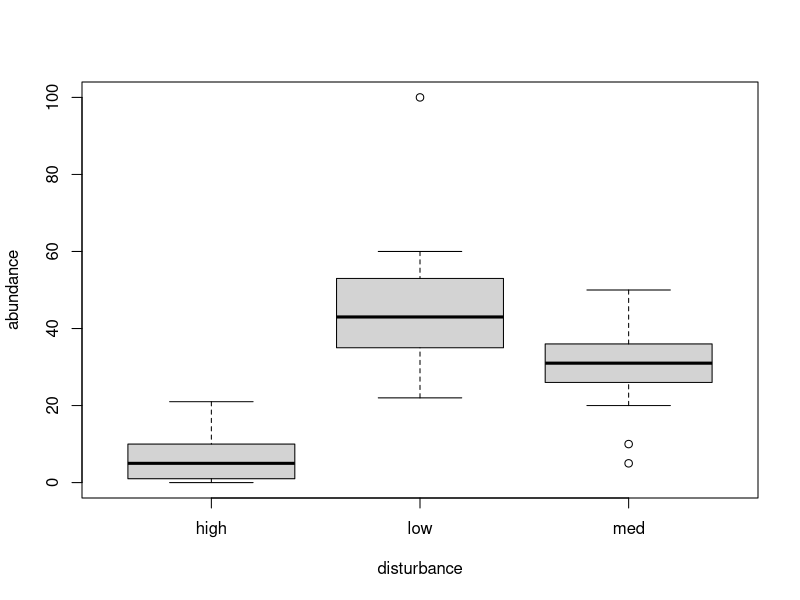
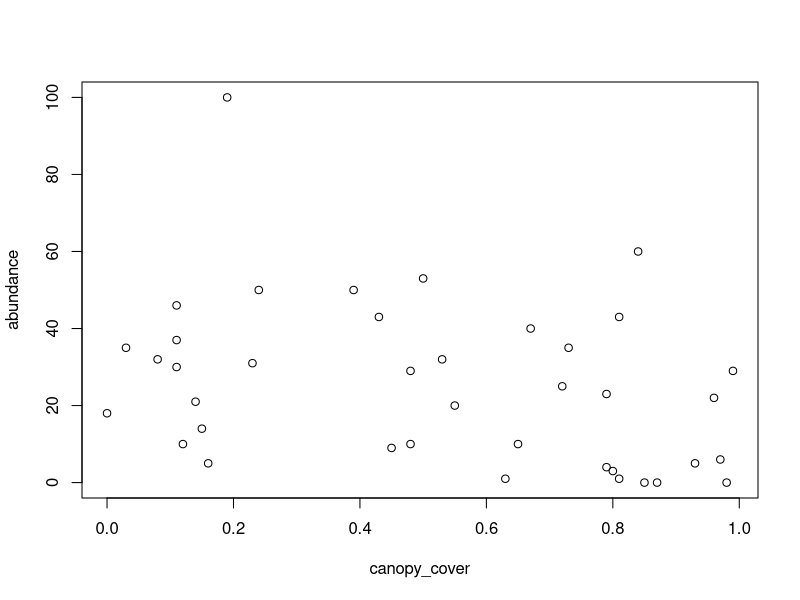
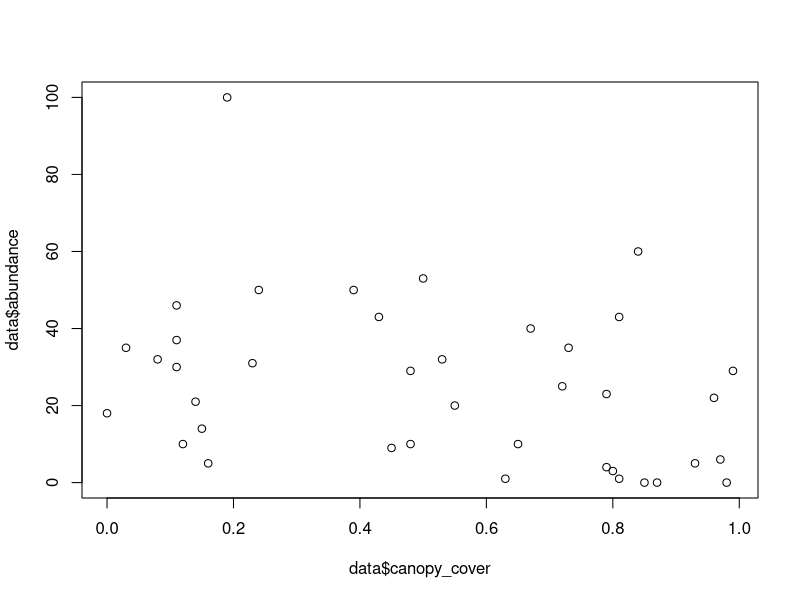
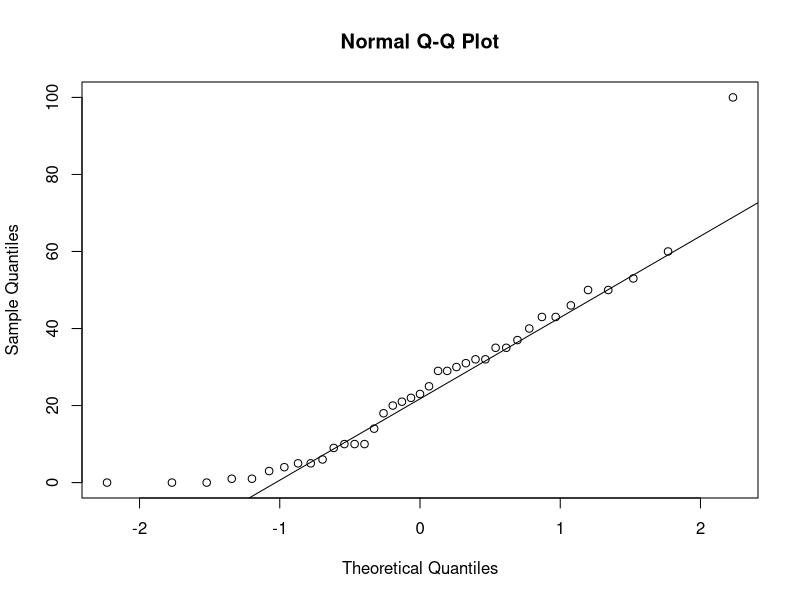
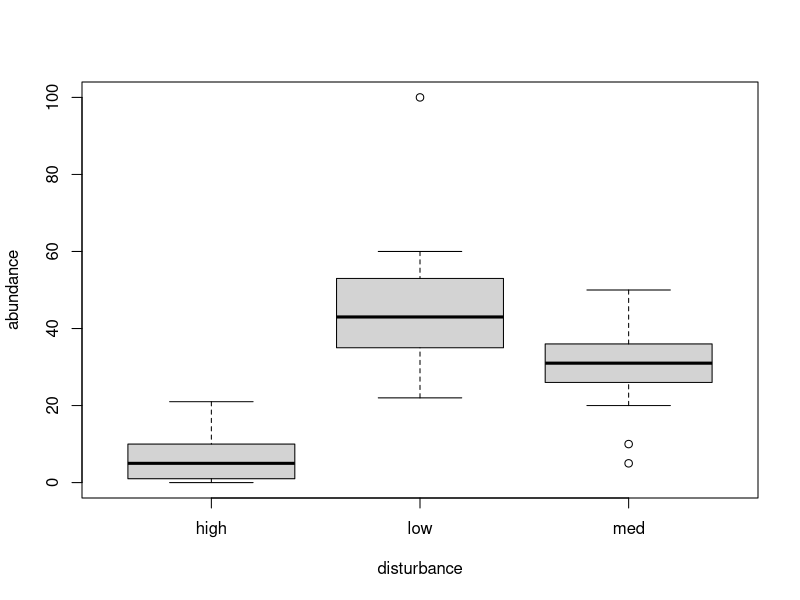
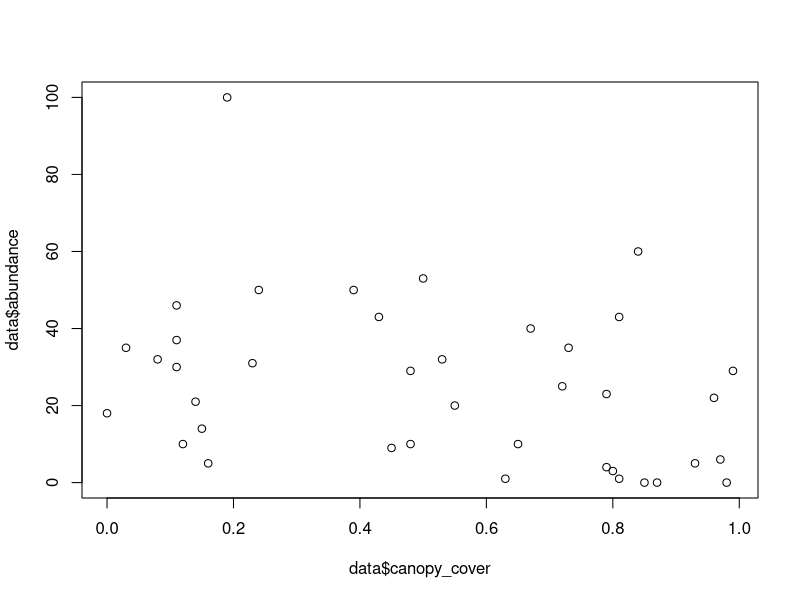
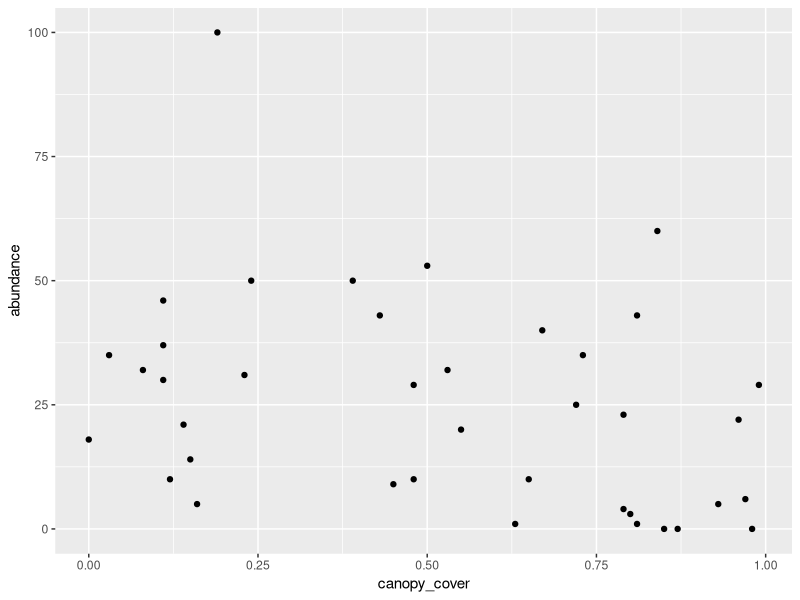
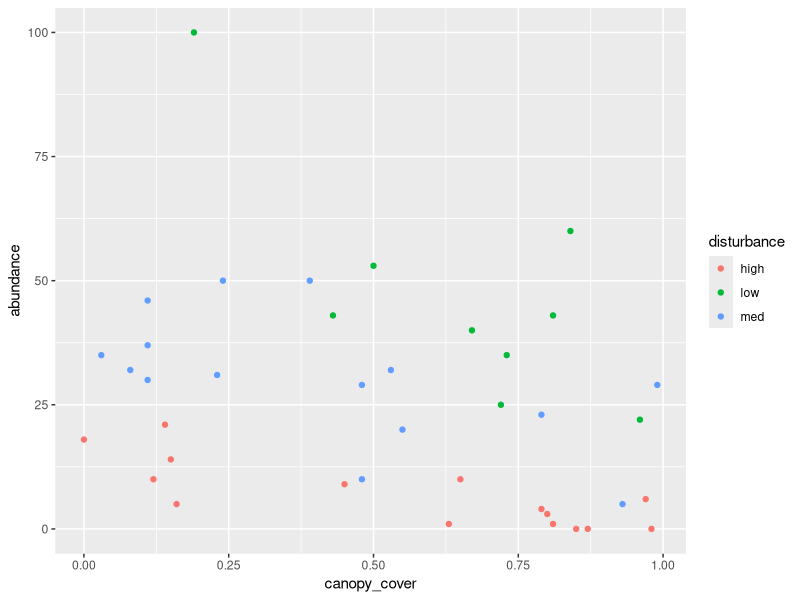

R code for these plots, in order:
############################################################################################

#Part 1: RStudio 101

#Welcome to R Studio!
#this is a script, saved as a .R file. While you can execute commands directly in the
#console below, saving your code as a script allows you to come back to it and see what you
#did at any time

# Annotating code

#Hashtags (#) allow you to make annotations in your .R file. The program will know to ignore
# this text, but these notes will help you later to remember what is happening in your code

#Exercise 1.1:
#Add three lines of notes below, stating what you had for breakfast today, the weather
#outside and your favorite marine organism.

# Executing code

#To run code from your R script, press Ctrl+Enter (command-return for mac) or manually click ->Run in the upper righthand corner of the R script. This executes the line or chunk of code the cursor is on, or any highlighted code.

#Exercise 1.2:
#Solve the following equation by copy/pasting it onto a new line
#w/o a hashtag, and executing the script : 453*4.6/2+34

453 * 4.6 / 2 + 34


#'<-' operator

#The '<-' operator assigns a name to any attribute and is used to store data while you are #working. This can be typed as either '<-' or '->' and the name that is being pointed to will #be assigned what is written on the other side.

#Exercise 1.3: execute the following:

test_score <- 34 / 35 * 100
test_score


#When you've reached this point, save the script as practice_YOURNAME.R, place your "finished" post-it note on your computer, and wait for everyone to finish.

###########################################################################################

#Part II: Inputting and Organizing Data

# Step 1: Set working directory

#To be able to read in data, R needs to know exactly where the data are. By setting your #working directory in the very beginning of a script, you can give R the location to look for #files to read in. It is also the location where R will save files.

#getwd shows you what your current working directory is.
getwd()

#To set your working directory, modify the following code to the appropriate location on your computer where the sample_data.csv file is
#This is an example of formatting with my directories, but yours will have different names

# On mac
setwd("/Users/AndreaLangeland/Desktop/Rfiles")

# On PC
setwd("C:/Users/AndreaLangeland/Desktop/Rfiles")
#Alternatively go to Session -> Set Working directory -> To source file location

getwd()


# Step 2: read in the data
# import the data file to a data frame called data with the read.csv function.
data <- read.csv("sample_data.csv")


#Note: its always preferable to read in data as a .csv (which stands for "comma separated variable") as opposed to a .xlsx, as it is easier for R to read. You can save files as .csv in Excel

#When you've reached this point, place your "finished" post-it note on your computer, and wait for everyone to finish.

############################################################################################

#Part III: Working with data
#First, we'll load in the package "car" which has some functions we'll be working with

#install.packages('car')
#this function installs a package onto your computer. You only need to do this once

library(car)
#this function loads a package into your R session. You need to do this every time you use this package in a new RStudio session.

#Summmary statistics

#Exercise 3.1:

#First let us look at the data, click on 'Data' in the Environment panel. Familiarize yourself with the data

#The following are useful functions for getting a sense of your data. Execute them, then #look at the help documentation for each.
head(data)
?head

summary(data)
?summary

str(data)
?str
#What information did these functions provide?

#Visualizing data

#you should also do some preliminary graphing to get a sense of your data
#simple functions like boxplot() can help out with this

#Exercise 3.2:
#create the following plots (look at the documentation for the functions) and take a look at your data. From these plots, do you think canopy cover and disturbance affect caterpillar density? Does it look like there are any outliers

boxplot(abundance ~ disturbance, data = data)
?boxplot


plot(abundance ~ canopy_cover, data = data)
#This plot can also be plotted using the following function. This time you do not have to type out "data=data" because you are specifying that "canopy_cover" is pulled from "data" using "$".
plot(data$canopy_cover, data$abundance)
?plot


#Statistical Assumptions

#Exercise 3.3
#does our response variable (caterpillar abundance) follow a normal distribution? If you are unsure of how to interpret the result, look at the shapiro.test documentation or online resources

shapiro.test(data$abundance)
?shapiro.test
#note that to just look at the abundance variable, we call our data file with a "$" and then the variable name

# we can also assess normality visually by looking at a Q-Q plot- a scatter that compares #the data to a perfect normal distribution. The scatter should lie as close to the line as #possible with no obvious pattern coming away from the line for the data to be considered
# normally distributed.
qqnorm(data$abundance)
qqline(data$abundance)

?qqline


#Exercise 3.4
#Do our data meet expectations of homogeneity of variance?
data$disturbance <- as.factor(data$disturbance)


leveneTest(data$abundance, group = data$disturbance)
?leveneTest


#When you've reached this point, save the script then place your "finished" post-it note on your computer, and wait for everyone to finish.
###########################################################################################

#Part IV: Statistical analysis
#Exercise 4
#Run the following code to do an ANOVA. Based on the summary of the model, what are our findings?

model1 <- aov(abundance ~ disturbance * canopy_cover, data = data)
summary(model1)


#When you've reached this point, save the script then place your "finished" post-it note on your computer, and wait for everyone to finish.

############################################################################################
#Part V: Graphing

# In part III we did some initial graphing using the boxplot() and plot() functions

boxplot(abundance ~ disturbance, data = data)
?boxplot


plot(data$canopy_cover, data$abundance)
?plot


#now we'll be working with ggplot2 to make more customizable figures. We'll start by installing and loading ggplot2
install.packages('ggplot2')
library(ggplot2)

#Exercise 5.1:
#Here are the two plots I demonstrated in the powerpoint. Execute the code for them and make #sure it works, and that you understand how each component in the function is contributing to the graph output

#version 1
ggplot(data, aes(x = canopy_cover, y = abundance)) +
  geom_point()


#version 2
ggplot(data, aes(x = canopy_cover, y = abundance, color = disturbance)) +
  geom_point()

#Exercise 5.2:
#Attempt to re-create the figure on the powerpoint using a modified version of the function we've been using.

#HINT: you'll need the following elements:
#functions:levels()
#ggplot elements:geom_smooth(),labs(),scale_color_manual(),theme_minimal()

#Use this guide to help http://www.sthda.com/english/wiki/ggplot2-scatter-plots-quick-start-guide-r-software-and-data-visualization
